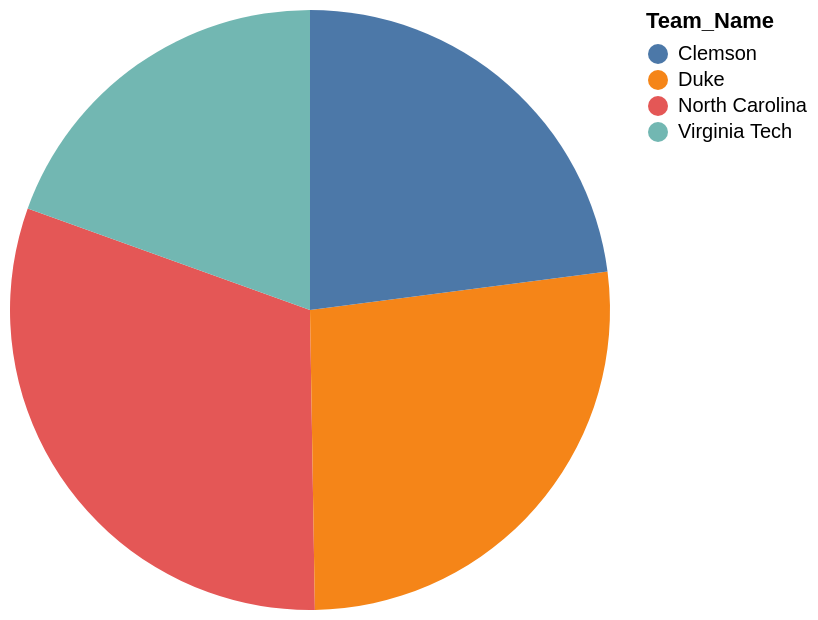

Vega-Lite specification for this chart:
### Vega-Lite specification from a JSON file in a GitHub repository (floating-point values rounded to 4 significant figures)
{"data": {"values": [{"x_data": "North Carolina", "y_data": 0.946}, {"x_data": "Duke", "y_data": 0.824}, {"x_data": "Clemson", "y_data": 0.706}, {"x_data": "Virginia Tech", "y_data": 0.6}]}, "mark": "arc", "encoding": {"theta": {"field": "y_data", "type": "quantitative", "title": "All_Games_Percent"}, "color": {"field": "x_data", "type": "nominal", "title": "Team_Name"}}}
